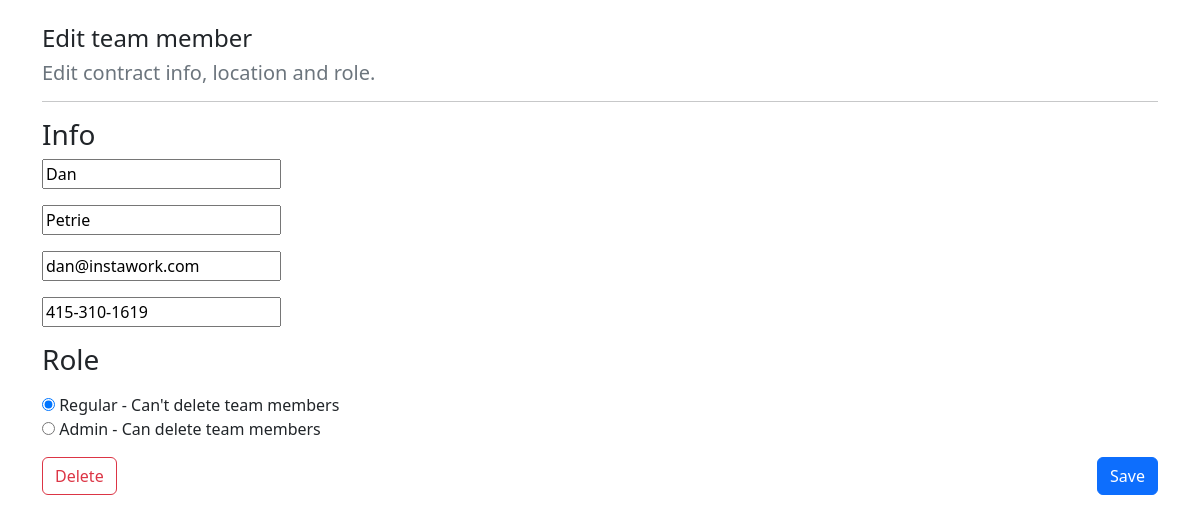
Screenshot of /team_member/10/edit with the database file from the repository.
### team_member/models.py (models this page shows, shortened)
class TeamMember(models.Model):
    first_name = models.CharField(max_length=20)
    last_name = models.CharField(max_length=30)
    phone_number = models.CharField(max_length=20)
    email = models.EmailField(max_length=50)
    status = models.BooleanField(default=False, choices=role_status)

### team_member/views.py (the view)
# urls.py: path('<int:member_id>/edit', views.edit, name='edit'),
def edit(request, member_id):
    member = get_object_or_404(TeamMember, id=member_id)
    if request.method == 'POST':
        team_member_form = TeamMemberForm(request.POST, instance=member)
        if team_member_form.is_valid():
            team_member_form.save()
            return HttpResponseRedirect(reverse('team_member:index'))
        else:
            return render(request, 'team_member/edit.html', {'form': team_member_form})
    else:
        team_member_form = TeamMemberForm(instance=member)
        return render(request, 'team_member/edit.html', {'form': team_member_form, 'member_id': member_id})

### team_member/form.py
class TeamMemberForm(forms.ModelForm):
    class Meta:
        model = TeamMember
        fields = ["first_name", "last_name", "phone_number", "email", "status"]
        labels = {"status": ""}
        widgets = {
            "first_name": forms.TextInput(attrs={'placeholder': 'Enter first name here'}),
            "last_name": forms.TextInput(attrs={'placeholder': 'Enter last name here'}),
            "phone_number": forms.TextInput(attrs={'placeholder': 'Enter phone number here'}),
            "email": forms.TextInput(attrs={'placeholder': 'Enter email here'}),
            "status": forms.RadioSelect,
        }

### team_member/templates/team_member/edit.html (shortened to what this page needs)
{% extends 'team_member/base.html' %}
{% block content %}
{% load static %}
<link rel="stylesheet" type="text/css" href="{% static 'team_member/style.css' %}">
<h4>Edit team member</h4>
<h5 class="text-muted">Edit contract info, location and role.</h5>
<hr>
<form action="" method="post">
    <h3>Info</h3>
    <div class="mb-3">
        <p>{{ form.first_name }}</p>
        <p>{{ form.last_name }}</p>
        <p>{{ form.email }}</p>
        <p>{{ form.phone_number }}</p>
    </div>
    <h3>Role</h3>
    <p>{{ form.status}}</p>
    <input type="submit" class="btn btn-primary float-end" value="Save">
</form>
<form action="{% url 'team_member:delete' member_id %}" method="post">
    <input type="submit" class="btn btn-outline-danger" value="Delete">
</form>
{% endblock %}

### rows the page displays
TeamMember: first_name "Dan", last_name "Petrie", email "dan@instawork.com", phone_number "415-310-1619", status "☑ Regular - Can't delete team me ☐ Admin - Can delete team member"
